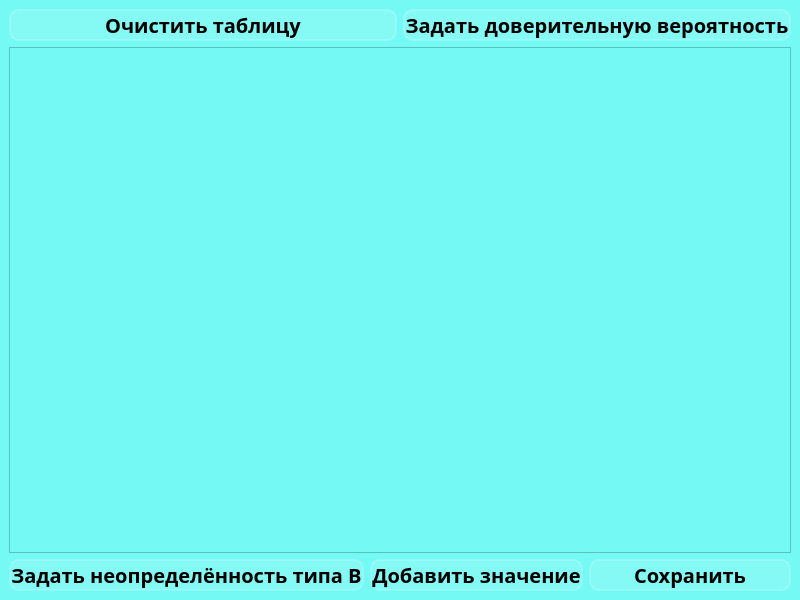
<?xml version="1.0" encoding="UTF-8"?>
<ui version="4.0">
 <class>MainWindow</class>
 <widget class="QMainWindow" name="MainWindow">
  <property name="geometry">
   <rect>
    <x>0</x>
    <y>0</y>
    <width>800</width>
    <height>600</height>
   </rect>
  </property>
  <property name="windowTitle">
   <string>MainWindow</string>
  </property>
  <property name="styleSheet">
   <string notr="true"/>
  </property>
  <widget class="QWidget" name="centralwidget">
   <property name="styleSheet">
    <string notr="true">background-color: rgb(117, 249, 244);
font-family: Noto Sans SC;</string>
   </property>
   <layout class="QGridLayout" name="gridLayout">
    <item row="0" column="0">
     <layout class="QVBoxLayout" name="verticalLayout_2">
      <item>
       <layout class="QVBoxLayout" name="verticalLayout">
        <item>
         <layout class="QHBoxLayout" name="horizontalLayout_2">
          <item>
           <widget class="QPushButton" name="clear_btn">
            <property name="styleSheet">
             <string notr="true">QPushButton {
background-color: rgba(255,255,255,30);
border: 2px solid rgba(255,255,255,40);
border-radius: 10px;
font: bold;
font-size: 20px;
color: black;
}
QPushButton::hover {
background-color: rgba(255,255,255,50);
}
QPushButton::pressed {
background-color: rgba(255,255,255,80);
}
</string>
            </property>
            <property name="text">
             <string>Очистить таблицу</string>
            </property>
            <property name="icon">
             <iconset resource="res_rc.qrc">
              <normaloff>:/icons/icons/clear.svg</normaloff>:/icons/icons/clear.svg</iconset>
            </property>
            <property name="iconSize">
             <size>
              <width>25</width>
              <height>40</height>
             </size>
            </property>
           </widget>
          </item>
          <item>
           <widget class="QPushButton" name="confidence_probability_btn">
            <property name="styleSheet">
             <string notr="true">QPushButton {
background-color: rgba(255,255,255,30);
border: 2px solid rgba(255,255,255,40);
border-radius: 10px;
font: bold;
font-size: 20px;
color: black;
}
QPushButton::hover {
background-color: rgba(255,255,255,50);
}
QPushButton::pressed {
background-color: rgba(255,255,255,80);
}
</string>
            </property>
            <property name="text">
             <string>Задать доверительную вероятность</string>
            </property>
            <property name="icon">
             <iconset resource="res_rc.qrc">
              <normaloff>:/icons/icons/confidence.svg</normaloff>:/icons/icons/confidence.svg</iconset>
            </property>
            <property name="iconSize">
             <size>
              <width>40</width>
              <height>40</height>
             </size>
            </property>
           </widget>
          </item>
         </layout>
        </item>
        <item>
         <widget class="QTableWidget" name="uncertainty_table">
          <property name="styleSheet">
           <string notr="true"/>
          </property>
         </widget>
        </item>
       </layout>
      </item>
      <item>
       <layout class="QHBoxLayout" name="horizontalLayout">
        <item>
         <widget class="QPushButton" name="uncerteinty_typeb_btn">
          <property name="styleSheet">
           <string notr="true">QPushButton {
background-color: rgba(255,255,255,30);
border: 2px solid rgba(255,255,255,40);
border-radius: 10px;
font: bold;
font-size: 20px;
color: black;
}
QPushButton::hover {
background-color: rgba(255,255,255,50);
}
QPushButton::pressed {
background-color: rgba(255,255,255,80);
}
</string>
          </property>
          <property name="text">
           <string>Задать неопределённость типа B</string>
          </property>
          <property name="icon">
           <iconset resource="res_rc.qrc">
            <normaloff>:/icons/icons/uncertainty.svg</normaloff>:/icons/icons/uncertainty.svg</iconset>
          </property>
          <property name="iconSize">
           <size>
            <width>40</width>
            <height>40</height>
           </size>
          </property>
         </widget>
        </item>
        <item>
         <widget class="QPushButton" name="add_value">
          <property name="styleSheet">
           <string notr="true">QPushButton {
background-color: rgba(255,255,255,30);
border: 2px solid rgba(255,255,255,40);
border-radius: 10px;
font: bold;
font-size: 20px;
color: black;
}
QPushButton::hover {
background-color: rgba(255,255,255,50);
}
QPushButton::pressed {
background-color: rgba(255,255,255,80);
}
</string>
          </property>
          <property name="text">
           <string>Добавить значение</string>
          </property>
          <property name="icon">
           <iconset resource="res_rc.qrc">
            <normaloff>:/icons/icons/add.svg</normaloff>:/icons/icons/add.svg</iconset>
          </property>
          <property name="iconSize">
           <size>
            <width>30</width>
            <height>30</height>
           </size>
          </property>
         </widget>
        </item>
        <item>
         <widget class="QPushButton" name="save_btn">
          <property name="styleSheet">
           <string notr="true">QPushButton {
background-color: rgba(255,255,255,30);
border: 2px solid rgba(255,255,255,40);
border-radius: 10px;
font: bold;
font-size: 20px;
color: black;
}
QPushButton::hover {
background-color: rgba(255,255,255,50);
}
QPushButton::pressed {
background-color: rgba(255,255,255,80);
}
</string>
          </property>
          <property name="text">
           <string>Сохранить</string>
          </property>
          <property name="icon">
           <iconset resource="res_rc.qrc">
            <normaloff>:/icons/icons/save.svg</normaloff>:/icons/icons/save.svg</iconset>
          </property>
          <property name="iconSize">
           <size>
            <width>40</width>
            <height>30</height>
           </size>
          </property>
         </widget>
        </item>
       </layout>
      </item>
     </layout>
    </item>
   </layout>
  </widget>
 </widget>
 <resources>
  <include location="res_rc.qrc"/>
 </resources>
 <connections/>
</ui>
